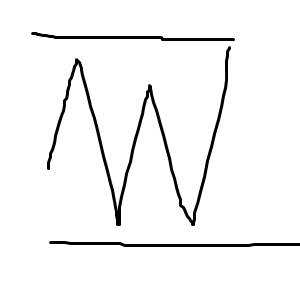
#> input picture firma1.png, 300 x 300 px
$ python firma.py
#> lines starting #> are read from the running program, lines starting #| are printed output that depends on the picture; after the words box and inside, x2 and y2 are one past the last pixel; in counts of white or black regions, pixels touching at a corner belong together; long printed decimals are rounded
import numpy as np
import cv2
#aqui las 2 imagenes se obtienen
imagen = cv2.imread("firma1.png")
#> imagen is the input picture: shape (300, 300, 3); min 0, max 255, mean 244.7
imagen2 = cv2.imread("firma1.png")
#aqui se transforman a arreglo
imagenarreglo = np.asarray(imagen)
imagenarreglo2 = np.asarray(imagen2)

#variables para el porcentaje de similitud
porcentaje=0
porcentaje2=0
#variables de el tamaño de la imagen
ancho = len(imagenarreglo[0])
#> ancho = 300
alto = len(imagenarreglo)
#> alto = 300

#for, para comparar cada pixel
for y in range(alto):
    for x in range(ancho):
        pixel = imagenarreglo[y][x]
        pixel2 = imagenarreglo2[y][x]

        promedio = (pixel[0] + pixel[1] + pixel[2])/1
        promedio2 = (pixel2[0] + pixel2[1] + pixel2[2])/1

        if promedio>100:
            promedio=255

        if promedio<100:
            porcentaje=porcentaje+1
            promedio=0

        if promedio2>100:
            promedio2=255

        if promedio2<100:
            promedio2=0

        if promedio==0:
            if promedio2==0:
                porcentaje2=porcentaje2+1.001

        imagenarreglo[y][x][0] = promedio
        imagenarreglo[y][x][1] = promedio
        imagenarreglo[y][x][2] = promedio
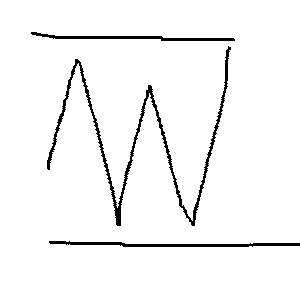
#> imagenarreglo: shape (300, 300, 3); 96.1% white; 3 black regions, box (x1, y1, x2, y2) and area: (47, 46, 231, 226) 2142, (49, 241, 300, 247) 752, (31, 32, 235, 41) 613
#> after the loop, porcentaje = 3507; porcentaje2 = 3510.5


cien=100
porcentaje=cien/porcentaje
#> porcentaje = 0.0285
porcentaje2=porcentaje2*porcentaje
#> porcentaje2 = 100.1

#este es el que debes de retornar a la pagina web
print(porcentaje2)
#| 100.100

$ run again, with firma3.png copied over firma1.png
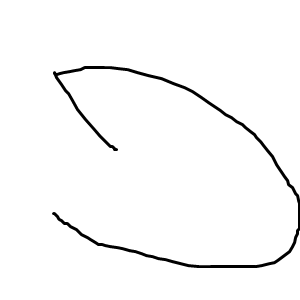
#> input picture firma3.png, 300 x 300 px
#> imagen is the input picture: shape (300, 300, 3); min 0, max 255, mean 249.1
#> ancho = 300
#> after the loop `for y in range(alto):`:
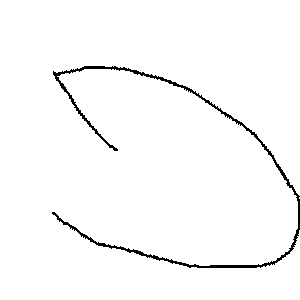
#> imagenarreglo: shape (300, 300, 3); 97.9% white; black in thin lines or dots, all inside (x1, y1, x2, y2) = (52, 66, 300, 268)
#> after the loop `for y in range(alto):`: porcentaje = 1920; porcentaje2 = 1921.9
#> `porcentaje=cien/porcentaje`: porcentaje = 0.0521
#> `porcentaje2=porcentaje2*porcentaje`: porcentaje2 = 100.1
#| 100.100
